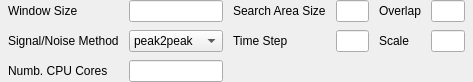
                   <widget class="QWidget" name="ProPage">
                    <property name="geometry">
                     <rect>
                      <x>0</x>
                      <y>0</y>
                      <width>473</width>
                      <height>78</height>
                     </rect>
                    </property>
                    <attribute name="label">
                     <string>Process</string>
                    </attribute>
                    <layout class="QGridLayout" name="gridLayout_8">
                     <property name="leftMargin">
                      <number>8</number>
                     </property>
                     <property name="topMargin">
                      <number>0</number>
                     </property>
                     <property name="rightMargin">
                      <number>8</number>
                     </property>
                     <property name="bottomMargin">
                      <number>0</number>
                     </property>
                     <item row="0" column="0">
                      <layout class="QGridLayout" name="gridLayout_9">
                       <property name="horizontalSpacing">
                        <number>10</number>
                       </property>
                       <property name="verticalSpacing">
                        <number>8</number>
                       </property>
                       <item row="1" column="6">
                        <widget class="QLineEdit" name="pro_scale_LE">
                         <property name="text">
                          <string/>
                         </property>
                         <property name="placeholderText">
                          <string/>
                         </property>
                        </widget>
                       </item>
                       <item row="0" column="4">
                        <widget class="QLineEdit" name="pro_searcharea_LE">
                         <property name="text">
                          <string/>
                         </property>
                         <property name="placeholderText">
                          <string/>
                         </property>
                        </widget>
                       </item>
                       <item row="2" column="0" colspan="2">
                        <widget class="QLabel" name="label_8">
                         <property name="text">
                          <string>Numb. CPU Cores</string>
                         </property>
                        </widget>
                       </item>
                       <item row="0" column="5">
                        <widget class="QLabel" name="label_7">
                         <property name="text">
                          <string>Overlap</string>
                         </property>
                        </widget>
                       </item>
                       <item row="1" column="3">
                        <widget class="QLabel" name="label_10">
                         <property name="text">
                          <string>Time Step</string>
                         </property>
                        </widget>
                       </item>
                       <item row="1" column="5">
                        <widget class="QLabel" name="label_12">
                         <property name="text">
                          <string>Scale</string>
                         </property>
                        </widget>
                       </item>
                       <item row="1" column="0" colspan="2">
                        <widget class="QLabel" name="label_11">
                         <property name="text">
                          <string>Signal/Noise Method</string>
                         </property>
                        </widget>
                       </item>
                       <item row="1" column="2">
                        <widget class="QComboBox" name="pro_sig2noise_CB">
                         <item>
                          <property name="text">
                           <string>peak2peak</string>
                          </property>
                         </item>
                         <item>
                          <property name="text">
                           <string>peak2mean</string>
                          </property>
                         </item>
                         <item>
                          <property name="text">
                           <string>None</string>
                          </property>
                         </item>
                        </widget>
                       </item>
                       <item row="1" column="4">
                        <widget class="QLineEdit" name="pro_timestep_LE">
                         <property name="text">
                          <string/>
                         </property>
                         <property name="placeholderText">
                          <string/>
                         </property>
                        </widget>
                       </item>
                       <item row="2" column="2">
                        <widget class="QLineEdit" name="pro_ncpus_LE">
                         <property name="text">
                          <string/>
                         </property>
                         <property name="placeholderText">
                          <string/>
                         </property>
                        </widget>
                       </item>
                       <item row="0" column="6">
                        <widget class="QLineEdit" name="pro_overlap_LE">
                         <property name="text">
                          <string/>
                         </property>
                         <property name="placeholderText">
                          <string/>
                         </property>
                        </widget>
                       </item>
                       <item row="0" column="3">
                        <widget class="QLabel" name="label_4">
                         <property name="text">
                          <string>Search Area Size</string>
                         </property>
                        </widget>
                       </item>
                       <item row="0" column="0" colspan="2">
                        <widget class="QLabel" name="label_9">
                         <property name="text">
                          <string>Window Size</string>
                         </property>
                        </widget>
                       </item>
                       <item row="0" column="2">
                        <widget class="QLineEdit" name="pro_windowsize_LE">
                         <property name="text">
                          <string/>
                         </property>
                         <property name="placeholderText">
                          <string/>
                         </property>
                        </widget>
                       </item>
                      </layout>
                     </item>
                    </layout>
                   </widget>
